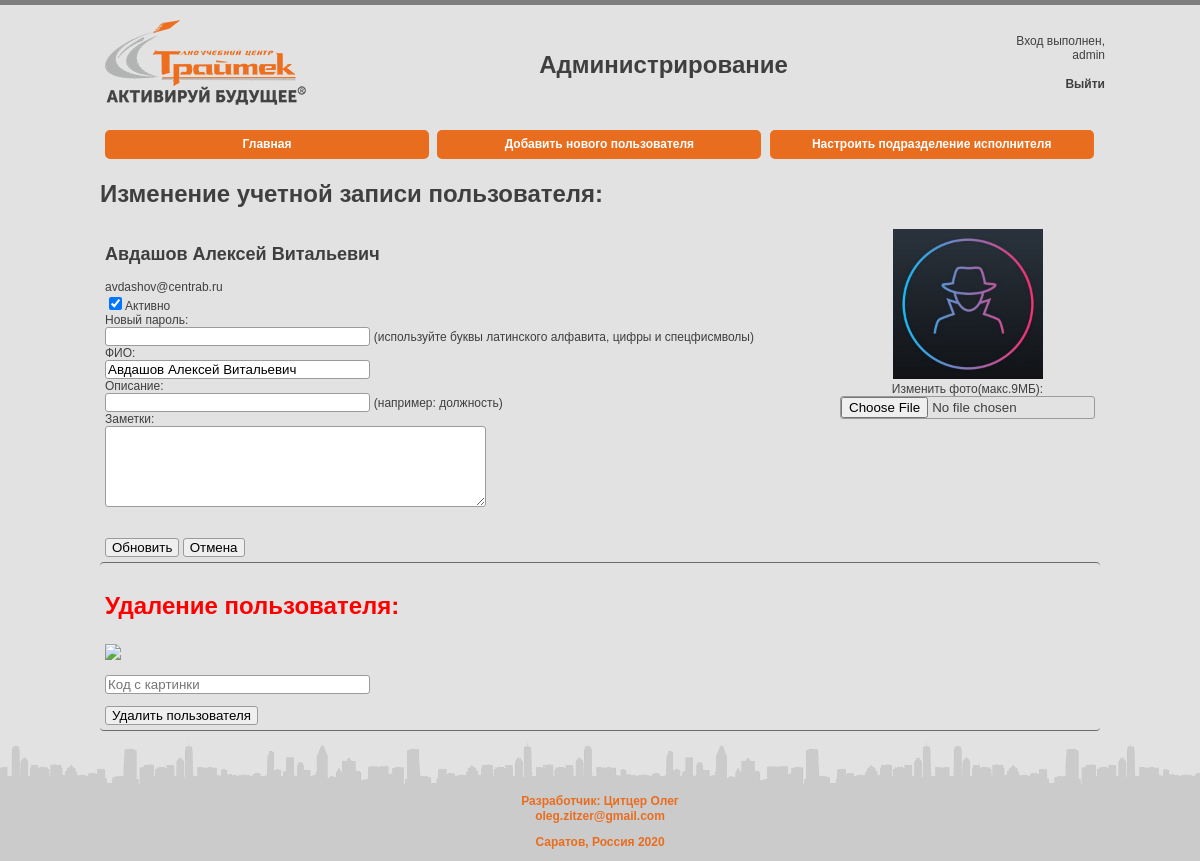
Screenshot of /admin/user_management.php?action=changeUser&id=29 (signed in) with the database file from the repository.
### tables this page shows
CREATE TABLE `users` (
  `id` int(11) NOT NULL AUTO_INCREMENT,
  `email` varchar(255) NOT NULL,
  `password` varchar(255) NOT NULL,
  `name` varchar(255) DEFAULT NULL,
  `description` varchar(255) DEFAULT NULL,
  `note` varchar(255) DEFAULT NULL,
  `photo_id` varchar(255) NOT NULL,
  `status` int(11) NOT NULL,
  PRIMARY KEY (`id`)
);

### admin/inc/lib.php (called while the page is built, shortened)
<?php
function getDataFromTable($dbh, $query)
{
    try
    {
        $result = $dbh->query($query);
        return $result;
    }catch (PDOException $e){
        $error = "Error:".iconv("windows-1251", "UTF-8",$e->getMessage());
        echo $error;
        return $error;
    }
}

### admin/add_user.php (the view, shortened to what this page needs)
<?php
if($_GET['action'] == "changeUser"){
    $raw_data = getDataFromTable($dbh,"SELECT * FROM users WHERE `id` = ".$_GET['id'].";");
    $raw_data->setFetchMode(PDO::FETCH_NUM);
    $row = $raw_data->fetch();
    $change_user_outline = "
    <form enctype=\"multipart/form-data\" method='POST' action='{$_SERVER['PHP_SELF']}' >
		<table cellpadding='5px' style='border:none;'><tr>
     <td style='text-align:left; border:none;'>
      <h2>".$row[3]."<br></h2>".$row[1]."<br>
      <input type=\"checkbox\" name=\"status\" value=\"1\" ". (($row[7]==1)?'checked':'')."/>Активно<br>
      Новый пароль:<br><input type='password' size='35' name='inp_new_pass' /> (используйте буквы латинского алфавита, цифры и спецфисмволы)<br>
      ФИО: <br> <input type='text' size='35' name='inp_name' value='".$row[3]."'/> <br>
      Описание:  <br><input type='text' size='35' name='inp_desc' value='".$row[4]."'/> (например: должность)<br>
      Заметки:<br>
      <textarea rows=\"5\" cols=\"45\" name=\"inp_note\">".$row[5]."</textarea> <br>
      <input type=\"hidden\" name=\"photoid\" value='".$row[6]."' /><br>
      <br><input type='submit' name='user_action' value='Обновить'/>
      <input type=\"button\" onclick=\"javascript:window.location='user_management.php';\" value = 'Отмена'/>
    </td>
    <td width='200px' style='border:none;text-align: center; vertical-align: top;'>
        <img width='150' height='150' src='../photo/". $row[6] .".jpg'alt=\"AVATAR\"><br>
        <input type=\"hidden\" name=\"MAX_FILE_SIZE\" value=\"10000000\" />
        Изменить фото(макс.9МБ): <br> <input name=\"user_photo\" type=\"file\" value=\"\" />
        <input type='hidden' name='id' value='".$row[0]."' />
    </td>
    </tr>
    </table>
    <table cellpadding='5px' style='border-top: 1px solid #6c6c6c; border-left: none; border-bottom: 1px solid #6c6c6c; border-right: none; text-align:left;'><tr>
    <td style='border: none; text-align:left;'>
    <h1><p style='color:red; font-weight:bold;'>Удаление пользователя:</p></h1>
    <div>
      <img src=\"gd/noise-picture.php\" />
    </div>
    <p><input type='text' name='inp_captcha' placeholder='Код с картинки' /></p>
    <input type=\"submit\" name=\"delete_user\" value = 'Удалить пользователя'/>
    </td>
    </tr></table>
    </form>
    ";
}

### admin/inc/userManagement.css (style rules this page uses)
body { color: #3f3f3f; font: 12px Tahoma, sans-serif; background-color: #e2e2e2; border-top: 5px solid #7e7e7e; margin: 0; padding-top: 10px; }
h1 { color: #3f3f3f; }
table { border-spacing: 0px; border-radius: 4px; width: 100%; border: 2pt solid #3f3f3f; text-align: center; }
table td { border-spacing: 0px; border: 1pt solid #3f3f3f; padding-top: 5px; padding-bottom: 5px; }
input { border:1px solid #9b9b9b; border-radius: 3px; }
input[type="text"] { width: 35ch; }
input[type="password"] { width: 35ch; }
textarea { border:1px solid #9b9b9b; border-radius: 3px; }

### rows the page displays
users: name "Авдашов Алексей Витальевич", email "avdashov@centrab.ru", status "☑", inp_name "Авдашов Алексей Витальевич"

### other values shown
$_SESSION['username'] "admin"
